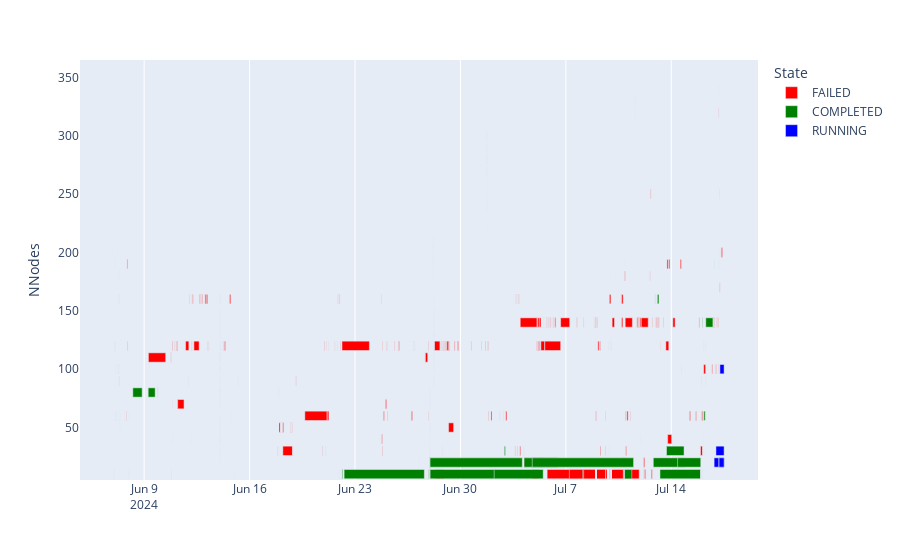

The notebook cell this image was saved under:
### Code cell
fig_anon = px.timeline(
    df2, x_start="Start", x_end="End", y="NNodes", color="State",
    color_discrete_map={'RUNNING': 'blue',
                        'FAILED': 'red', 'COMPLETED': 'green'},
    hover_data=['Elapsed_hr', 'JobID', 'JobName', 'User'],
)
fig_anon.show()

### Figure 1 — Plotly figure (JSON) as saved in the notebook; plotly's stock layout.template omitted (floating-point values rounded to 4 significant figures; data arrays with more than 128 entries replaced by an {"elided": "..."} marker saying what was removed)
{"data": [{"alignmentgroup": "True", "base": {"elided": "530 str values"}, "customdata": {"elided": "530x4 mixed values"}, "hovertemplate": "State=FAILED<br>Start=%{base}<br>End=%{x}<br>NNodes=%{y}<br>Elapsed_hr=%{customdata[0]}<br>JobID=%{customdata[1]}<br>JobName=%{customdata[2]}<br>User=%{customdata[3]}<extra></extra>", "legendgroup": "FAILED", "marker": {"color": "red", "pattern": {"shape": ""}}, "name": "FAILED", "offsetgroup": "FAILED", "orientation": "h", "showlegend": true, "textposition": "auto", "type": "bar", "x": {"elided": "530 int values"}, "xaxis": "x", "y": {"elided": "530 int values"}, "yaxis": "y"}, {"alignmentgroup": "True", "base": {"elided": "283 str values"}, "customdata": {"elided": "283x4 mixed values"}, "hovertemplate": "State=COMPLETED<br>Start=%{base}<br>End=%{x}<br>NNodes=%{y}<br>Elapsed_hr=%{customdata[0]}<br>JobID=%{customdata[1]}<br>JobName=%{customdata[2]}<br>User=%{customdata[3]}<extra></extra>", "legendgroup": "COMPLETED", "marker": {"color": "green", "pattern": {"shape": ""}}, "name": "COMPLETED", "offsetgroup": "COMPLETED", "orientation": "h", "showlegend": true, "textposition": "auto", "type": "bar", "x": {"elided": "283 int values"}, "xaxis": "x", "y": {"elided": "283 int values"}, "yaxis": "y"}, {"alignmentgroup": "True", "base": ["2024-07-16T20:15:06", "2024-07-16T23:09:05", "2024-07-17T03:37:07", "2024-07-17T04:13:38", "2024-07-17T05:29:47"], "customdata": [[15.92, "4063", "JobName-109", "User-8"], [13.02, "4105", "JobName-132", "User-6"], [8.55, "4149", "JobName-133", "User-6"], [7.93, "4156", "JobName-133", "User-6"], [6.67, "4165", "JobName-63", "User-0"]], "hovertemplate": "State=RUNNING<br>Start=%{base}<br>End=%{x}<br>NNodes=%{y}<br>Elapsed_hr=%{customdata[0]}<br>JobID=%{customdata[1]}<br>JobName=%{customdata[2]}<br>User=%{customdata[3]}<extra></extra>", "legendgroup": "RUNNING", "marker": {"color": "blue", "pattern": {"shape": ""}}, "name": "RUNNING", "offsetgroup": "RUNNING", "orientation": "h", "showlegend": true, "textposition": "auto", "type": "bar", "x": [57313000, 46874000, 30792000, 28601000, 24032000], "xaxis": "x", "y": [20, 30, 20, 20, 100], "yaxis": "y"}], "layout": {"barmode": "overlay", "legend": {"title": {"text": "State"}, "tracegroupgap": 0}, "margin": {"t": 60}, "xaxis": {"anchor": "y", "domain": [0, 1], "type": "date"}, "yaxis": {"anchor": "x", "domain": [0, 1], "title": {"text": "NNodes"}}}}
